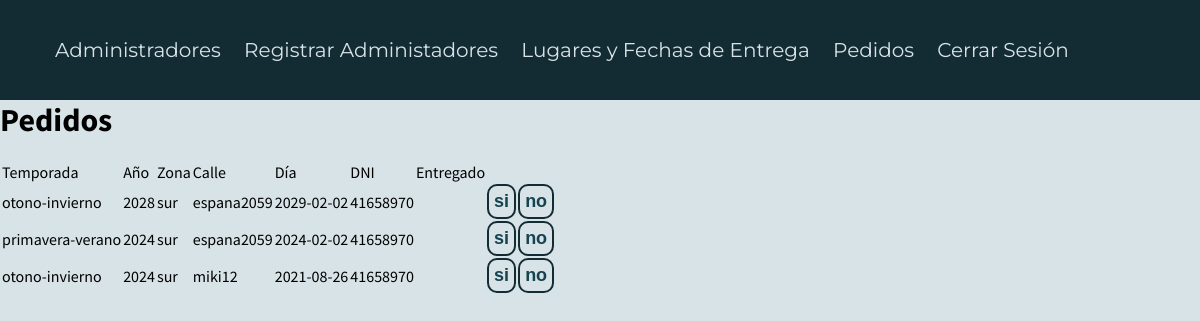
The page /semi/peda.php (signed in) on the database its author committed.
### tables this page shows
CREATE TABLE IF NOT EXISTS `pdo` (
  `temporada` varchar(35) NOT NULL,
  `ano` int(4) NOT NULL,
  `zona` varchar(20) NOT NULL,
  `calle` varchar(33) NOT NULL,
  `dia` date NOT NULL,
  `dni` int(8) NOT NULL,
  `entregado` varchar(4) DEFAULT NULL,
  `id` int(99) NOT NULL AUTO_INCREMENT,
  PRIMARY KEY (`id`),
  UNIQUE KEY `id` (`id`)
);

### semi/peda.php (the view, shortened to what this page needs)
<?php
require '1a.php';
 ?>
 <html>
  <head>
  </head>
  <body>
    <h1>Pedidos</h1>
    <div>
      <div>
      <br>
        <table>
          <tr>
            <td>Temporada</td>
            <td>Año</td>
            <td>Zona</td>
            <td>Calle</td>
            <td>Día</td>
            <td>DNI</td>
            <td>Entregado</td>
          </tr>
            <?php
              $sql="SELECT * from pdo";
              $result=mysqli_query($conexion,$sql);
              while($mostrar=mysqli_fetch_assoc($result)) {
                echo "<tr>";
                  echo "<td>"; echo $mostrar['temporada']; echo "</td>";
                  echo "<td>"; echo $mostrar['ano']; echo "</td>";
                  echo "<td>"; echo $mostrar['zona']; echo "</td>";
                  echo "<td>"; echo $mostrar['calle']; echo "</td>";
                  echo "<td>"; echo $mostrar['dia']; echo "</td>";
                  echo "<td>"; echo $mostrar['dni']; echo "</td>";
                  echo "<td>"; echo $mostrar['entregado']; echo "</td>";
                  echo "<td>  <a href='pedias.php?id=".$mostrar['id']."'> <button type='button' class='button'>si</button> </a> </td>";
                  echo "<td> <a href='pedielim.php?id=".$mostrar['id']."''><button type='button' class='button'>no</button></a> </td>";
                echo "</tr>";}?>
        </table>
      </div>
    </div>
  </body>
</html>

### semi/css/nav_pie.css (style rules this page uses)
* { padding: 0px; margin: 0px; text-decoration: none; }
body { background: #D8E3E7; font-family: 'Source Sans Pro', sans-serif; }

### semi/css/forms.css (style rules this page uses)
.button { padding: 5px; border: 2px solid #132C33; border-radius: 10px; background: #D8E3E7; color: #154350; font-size: 18px; font-weight: 600; transition: 150ms; }

### rows shown on the page
pdo: temporada "otono-invierno", ano "2028", zona "sur", calle "espana2059", dia "2029-02-02", dni "41658970"
pdo: temporada "primavera-verano", ano "2024", zona "sur", calle "espana2059", dia "2024-02-02", dni "41658970"
pdo: temporada "otono-invierno", ano "2024", zona "sur", calle "miki12", dia "2021-08-26", dni "41658970"
